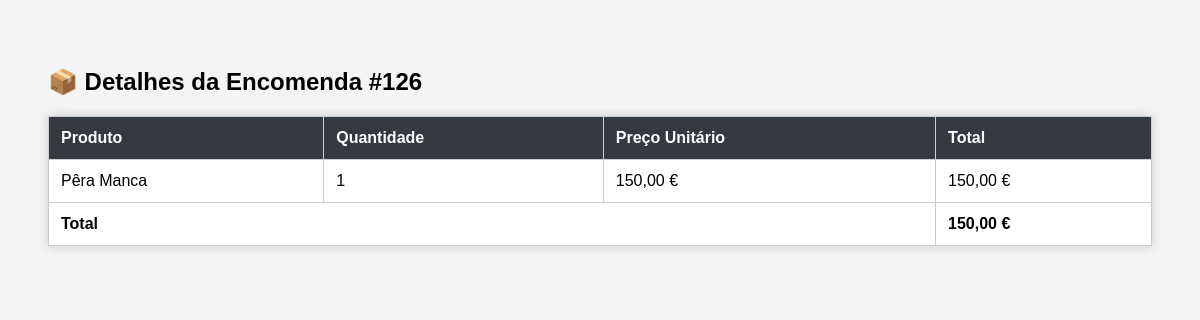
Screenshot of /detalhes_encomenda.php?id_encomenda=126 with the database file from the repository.
### tables this page shows
CREATE TABLE `encomenda_cliente_produto` (
  `id_encomenda` int(11) NOT NULL,
  `id_produto` int(11) NOT NULL,
  `quantidade` int(11) DEFAULT NULL,
  `valor_unitario` decimal(10,2) DEFAULT NULL,
  `valor_iva` decimal(10,2) DEFAULT NULL,
  `valor_total` decimal(10,2) DEFAULT NULL
);

CREATE TABLE `produto` (
  `id_produto` int(11) NOT NULL,
  `nome_vinho` varchar(100) NOT NULL,
  `lista_castas` varchar(100) NOT NULL,
  `regiao` varchar(50) DEFAULT NULL,
  `valor` decimal(10,2) NOT NULL,
  `criado_por` varchar(100) NOT NULL,
  `data_criacao` datetime DEFAULT current_timestamp(),
  `modificado_por` varchar(100) DEFAULT NULL,
  `data_modificacao` datetime DEFAULT NULL,
  `estado_registo` varchar(10) DEFAULT 'ativo',
  `imagem` varchar(255) DEFAULT NULL,
  `tipo_vinho` varchar(50) NOT NULL
);

### detalhes_encomenda.php (the view, shortened to what this page needs)
<?php
require_once 'db.php';
$id = intval($_GET['id_encomenda'] ?? 0);
$sql = "SELECT p.nome_vinho AS nome, ep.quantidade, ep.valor_unitario
        FROM encomenda_cliente_produto ep
        JOIN produto p ON ep.id_produto = p.id_produto
        WHERE ep.id_encomenda = ?";
$stmt = $conn->prepare($sql);
$stmt->bind_param("i", $id);
$stmt->execute();
$res = $stmt->get_result();
?>
<!DOCTYPE html>
<html lang="pt">
<head>
</head>
<body>
    <h2>📦 Detalhes da Encomenda #<?= $id ?></h2>
    <table>
        <thead>
            <tr><th>Produto</th><th>Quantidade</th><th>Preço Unitário</th><th>Total</th></tr>
        </thead>
        <tbody>
        <?php
        $total = 0;
        while ($row = $res->fetch_assoc()) {
            $subtotal = $row['quantidade'] * $row['valor_unitario'];
            $total += $subtotal;
            echo "<tr>";
            echo "<td>" . htmlspecialchars($row['nome']) . "</td>";
            echo "<td>{$row['quantidade']}</td>";
            echo "<td>" . number_format($row['valor_unitario'], 2, ',', '.') . " €</td>";
            echo "<td>" . number_format($subtotal, 2, ',', '.') . " €</td>";
            echo "</tr>";
        }
        echo "<tr><td colspan='3'><strong>Total</strong></td><td><strong>" . number_format($total, 2, ',', '.') . " €</strong></td></tr>";
        ?>
        </tbody>
    </table>
</body>
</html>

### detalhes_encomenda.php (style rules this page uses)
body { font-family: Arial; background: #f4f4f4; padding: 40px; }
table { width: 100%; border-collapse: collapse; background: #fff; box-shadow: 0 0 10px #ccc; }
th, td { padding: 12px; border: 1px solid #ccc; text-align: left; }
th { background: #343a40; color: white; }

### rows the page displays
encomenda_cliente_produto: id_produto.nome_vinho "Pêra Manca", quantidade "1", valor_unitario "150,00", subtotal "150,00"

### other values shown
$id "126"
$total "150,00"
